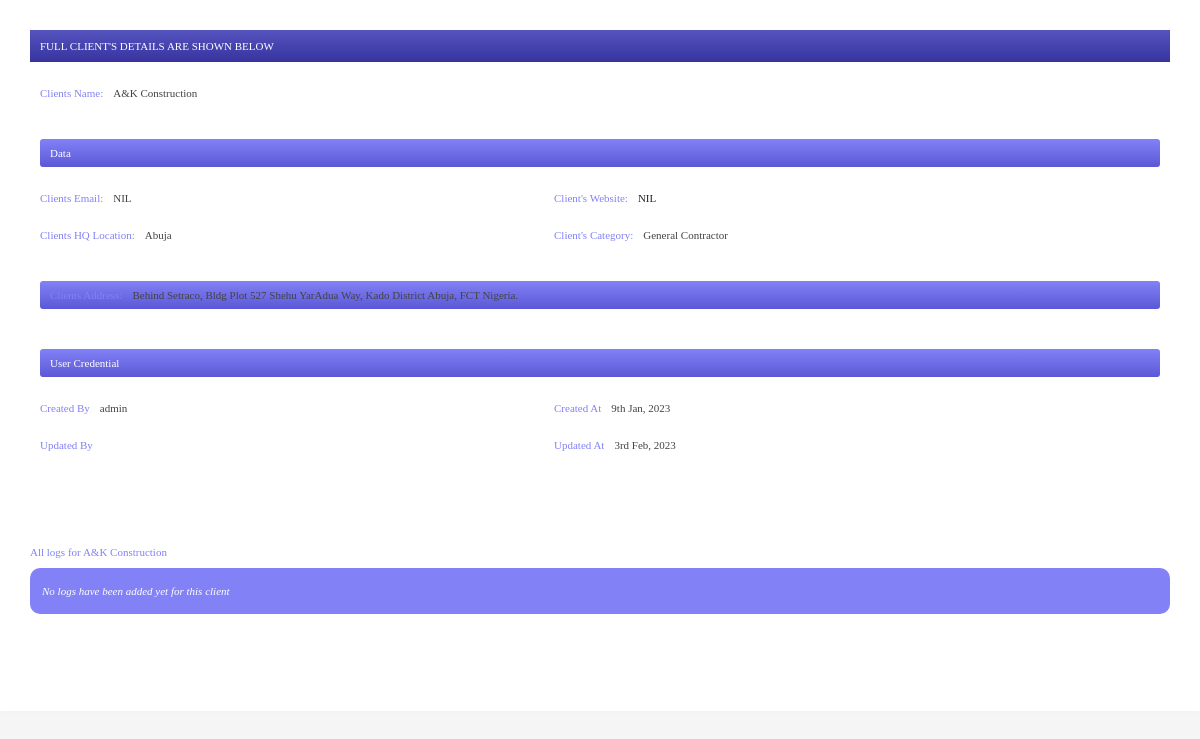
/view_client.php?id=1 (signed in), run on the app's committed database.
### tables this page shows
CREATE TABLE `clients_table` (
  `id` int(11) NOT NULL,
  `clients_name` varchar(255) NOT NULL,
  `clients_email` varchar(255) NOT NULL,
  `clients_website` varchar(255) NOT NULL,
  `clients_address` varchar(255) NOT NULL,
  `clients_hq_location` varchar(255) NOT NULL,
  `clients_category` varchar(255) NOT NULL,
  `created_by` varchar(255) NOT NULL,
  `created_at` timestamp NOT NULL DEFAULT current_timestamp(),
  `updated_by` varchar(255) NOT NULL,
  `updated_at` timestamp NOT NULL DEFAULT current_timestamp()
);

### view_client.php (the view, shortened to what this page needs)
<?php
include_once('includes/connection.php');
?>
<!DOCTYPE html>
<html lang="en">
<head>
<?php include_once('includes/head.php') ?>
</head>
<body>
<?php
if(isset($_GET['id']) && $_GET['id'] != ""){
$id = $_GET['id'];
$select = mysqli_query($db, "SELECT * FROM clients_table WHERE id = '$id'");
$selected = mysqli_fetch_assoc($select);
$idNum = mysqli_num_rows($select);
if($idNum > 0){
$clients_name = $selected['clients_name'];
$clients_email = $selected['clients_email'];
$clients_website = $selected['clients_website'];
$clients_address = $selected['clients_address'];
$clients_hq_location = $selected['clients_hq_location'];
$clients_category = $selected['clients_category'];
$created_by = substr($selected['created_by'], 0, -22);
$created_at = date('jS M, Y', strtotime($selected['created_at']));
$updated_by = substr($selected['updated_by'], 0, -22);
$updated_at = date('jS M, Y', strtotime($selected['updated_at']));
?>
<div class="print-container" style="page-break-before: always">
<div class="tender-title">
    Full Client's Details are shown below
</div>
<div class="tender-flexbox">
    <div class="tender-col">
        <div class="tc-title">Clients Name:</div> <div class="tc-text"><?php echo $clients_name; ?></div>
    </div>
    <div class="tender-col tc-full">
        Data
    </div>
    <div class="tender-col">
        <div class="tc-title">Clients Email:</div> <div class="tc-text">
        <?php
            if($clients_email == ""){
                echo "NIL";
            }else{
                echo $clients_email;
            }
        ?>
        </div>
    </div>
    <div class="tender-col">
        <div class="tc-title">Client's Website:</div>
        <div class="tc-text">
            <?php
                if($clients_website == ""){
                    $clients_website = "NIL";
                }
                echo "<a target='_blank' href='{$clients_website}'>{$clients_website}</a>";
            ?>
        </div>
    </div>
    <div class="tender-col">
        <div class="tc-title">Clients HQ Location:</div> <div class="tc-text">
        <?php
            if($clients_hq_location == ""){
                echo "NIL";
            }else{
                echo $clients_hq_location;
            }
        ?>
        </div>
    </div>
    <div class="tender-col">
        <div class="tc-title">Client's Category:</div> <div class="tc-text">
        <?php
            if($clients_category == ""){
                echo "NIL";
            }else{
                echo $clients_category;
            }
        ?>
        </div>
    </div>
    <div class="tender-col tc-full">
        <div class="tc-title">Clients Address:</div> <div class="tc-text">
        <?php
            if($clients_address == ""){
                echo "NIL";
            }else{
                echo $clients_address;
            }
        ?>
        </div>
    </div>
    <div class="tender-col tc-full">
        User Credential
    </div>
    <div class="tender-col">
        <div class="tc-title">Created By</div> <div class="tc-text"><?php echo $created_by; ?></div>
    </div>
    <div class="tender-col">
        <div class="tc-title">Created At</div> <div class="tc-text"><?php echo $created_at; ?></div>
    </div>
    <div class="tender-col">
        <div class="tc-title">Updated By</div> <div class="tc-text"><?php echo $updated_by; ?></div>
    </div>
    <div class="tender-col">
        <div class="tc-title">Updated At</div> <div class="tc-text"><?php echo $updated_at; ?></div>
    </div>
</div>
<div class="log-container">
<div class="log-title">All logs for <?php echo $clients_name; ?></div>
<?php
$getLog = mysqli_query($db, "SELECT * FROM log_table WHERE clients_id = '$id' ORDER BY created_at ASC");
$logNum = mysqli_num_rows($getLog);
if($logNum > 0){
foreach($getLog as $gottenLog){
$log = nl2br($gottenLog['log']);
$key_person = $gottenLog['key_person'];
$created_at = date('jS M, Y - h:i a', strtotime($gottenLog['created_at']));
$created_by = $gottenLog['created_by'];
?>
<div class="log-wrapper">
<div class="log-words">
<?php echo $log ?>
</div>
<div class="log-keyperson">
Keyperson: <?php echo $key_person ?>
</div>
<div class="log-created-date">
<?php echo $created_at ?>
</div>
<div class="log-creator">
Logged By: <?php echo $created_by ?>
</div>
</div>
<?php
}
}else{
?>
<div class="log-wrapper">
<div class="log-words">
No logs have been added yet for this client
</div>
</div>
<?php
}
?>
</div>
</div>
<?php
}else{
	echo "<div class='print-container'>No data found!</div>";
}
}else{
	echo "<div class='print-container'>No data found!</div>";
}
?>
</body>
</html>

### includes/head.php (shortened to what this page needs)
<link rel="stylesheet" href="assets/css/style.css" type="text/css">
<link rel="stylesheet" href="assets/css/responsive.css" type="text/css">
<link rel="stylesheet" type="text/css" href="assets/css/swiper-bundle.min.css">
<link rel="stylesheet" type="text/css" href="assets/css/animate.css">
<link rel="stylesheet" type="text/css" href="assets/css/animate.min.css">
<link rel="stylesheet" type="text/css" href="assets/css/animate.compat.css">
<link rel="stylesheet" type="text/css" href="assets/css/fontawesome/css/all.css">
<link rel="stylesheet" type="text/css" href="assets/css/fontawesome/css/all.min.css">
<link rel="stylesheet" type="text/css" href="assets/css/fontawesome/css/brands.css">
<link rel="stylesheet" type="text/css" href="assets/css/fontawesome/css/brands.min.css">
<link rel="stylesheet" type="text/css" href="assets/css/fontawesome/css/fontawesome.css">
<link rel="stylesheet" type="text/css" href="assets/css/fontawesome/css/fontawesome.min.css">
<link rel="stylesheet" href="assets/css/js/magnific-popup.css" type="text/css">
<link rel="stylesheet" href="assets/css/js/slick-theme.css" type="text/css">
<link rel="stylesheet" href="assets/css/js/slick.css" type="text/css">
<link rel="stylesheet" href="assets/css/jquery-ui.css" type="text/css">
<link rel="stylesheet" href="assets/css/jquery-ui.min.css" type="text/css">
<link rel="stylesheet" href="assets/css/select2.min.css" rel="stylesheet" type="text/css">
<link rel="stylesheet" href="assets/datatables/datatables.min.css" type="text/css">

### assets/css/style.css (style rules this page uses)
* { font-family: Montserrat-Regular; padding: 0; margin: 0; box-sizing: border-box; outline: none; color: #1f252a; list-style-type: none; text-decoration: none; }
html { scroll-behavior: smooth; width: 100%; height: 100%; transition: all .5s linear; }
body { position: absolute; width: 100%; height: 100%; scroll-behavior: smooth; transition: all .5s linear; background-color: whitesmoke; }
.log-container { position: relative; width: 100%; height: auto; background-color: transparent; padding: 30px 0; border-radius: 20px; margin: 25px auto; }
.log-title { position: relative; margin: 10px 0; font-size: 11px; font-family: Montserrat-Bold; color: #8281F6; }
.log-wrapper { position: relative; width: 100%; height: auto; background-color: #8281F6; color: white; margin-bottom: 12px; padding: 12px; border-radius: 10px; }
.log-words { position: relative; font-style: italic; font-size: 11px; color: white; margin: 5px 0; }
.print-container { position: relative; width: 100%; height: auto; min-height: 1px; background-color: white; padding: 30px; border-radius: 0px; margin: 0px auto; box-shadow: 0px 0px 10px 0px rgba(0, 0, 0, 0.02); page-break-before: always; page-break-before: auto; }
.tender-title { position: relative; width: 100%; height: auto; padding: 10px; background-image: linear-gradient(to bottom, #5553be, #3734a0); color: white; text-align: left; font-size: 11px; text-transform: uppercase; font-family: Montserrat-SemiBold; }
.tender-flexbox { margin: 10px 0; width: 100%; padding: 10px; height: auto; display: flex; flex-wrap: wrap; justify-content: flex-start; align-items: flex-start; }
.tender-col { display: flex; position: relative; width: 45%; flex-wrap: wrap; justify-content: flex-start; align-items: flex-start; height: auto; margin: 5px 0; margin-bottom: 20px; margin-right: 10px; }
.tc-full { width: 100%; font-family: Montserrat-SemiBold; color: #4b4b4b; font-size: 11px; margin: 20px 0; padding: 8px 10px; background-image: linear-gradient(to bottom, #8281F6, #5b58d6); color: white; border-radius: 3px; }
.tc-title { position: relative; margin-right: 10px; font-family: Montserrat-SemiBold; font-size: 11px; color: #8281F6; }
.tc-text { position: relative; margin-right: 10px; font-family: Montserrat-Regular; font-size: 11px; color: #434343; }

### data on the page
clients_table: clients_name "A&K Construction", clients_website "NIL", clients_hq_location "Abuja", clients_category "General Contractor", clients_address "Behind Setraco, Bldg Plot 527 Shehu YarAdua Way, Kado District Abuja, FCT Nigeria.", created_by "admin", created_at "9th Jan, 2023", updated_at "3rd Feb, 2023"
